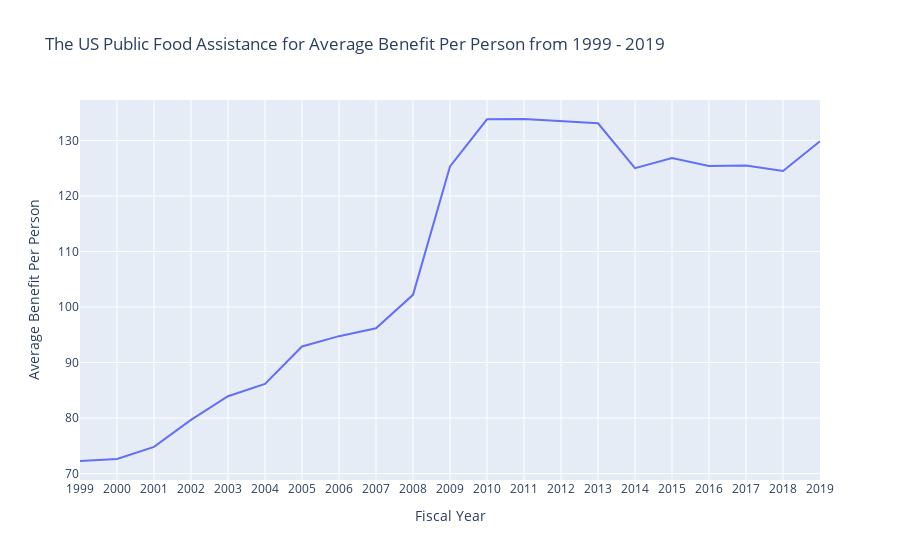

Notebook cell for this chart:
### Code cell
px.line(data_frame=df, x=df.index, y='Average Benefit Per Person', title='The US Public Food Assistance for Average Benefit Per Person from 1999 - 2019')

### Figure 1 — Plotly figure (JSON) as saved in the notebook; plotly's stock layout.template omitted (floating-point values rounded to 4 significant figures)
{"data": [{"hovertemplate": "Fiscal Year=%{x}<br>Average Benefit Per Person=%{y}<extra></extra>", "legendgroup": "", "line": {"color": "#636efa", "dash": "solid"}, "marker": {"symbol": "circle"}, "mode": "lines", "name": "", "orientation": "v", "showlegend": false, "type": "scatter", "x": ["1999", "2000", "2001", "2002", "2003", "2004", "2005", "2006", "2007", "2008", "2009", "2010", "2011", "2012", "2013", "2014", "2015", "2016", "2017", "2018", "2019"], "xaxis": "x", "y": [72.27, 72.62, 74.81, 79.67, 83.94, 86.16, 92.89, 94.75, 96.18, 102.2, 125.3, 133.8, 133.8, 133.4, 133.1, 125.0, 126.8, 125.4, 125.5, 124.5, 129.8], "yaxis": "y"}], "layout": {"legend": {"tracegroupgap": 0}, "title": {"text": "The US Public Food Assistance for Average Benefit Per Person from 1999 - 2019"}, "xaxis": {"anchor": "y", "domain": [0, 1], "title": {"text": "Fiscal Year"}}, "yaxis": {"anchor": "x", "domain": [0, 1], "title": {"text": "Average Benefit Per Person"}}}}
